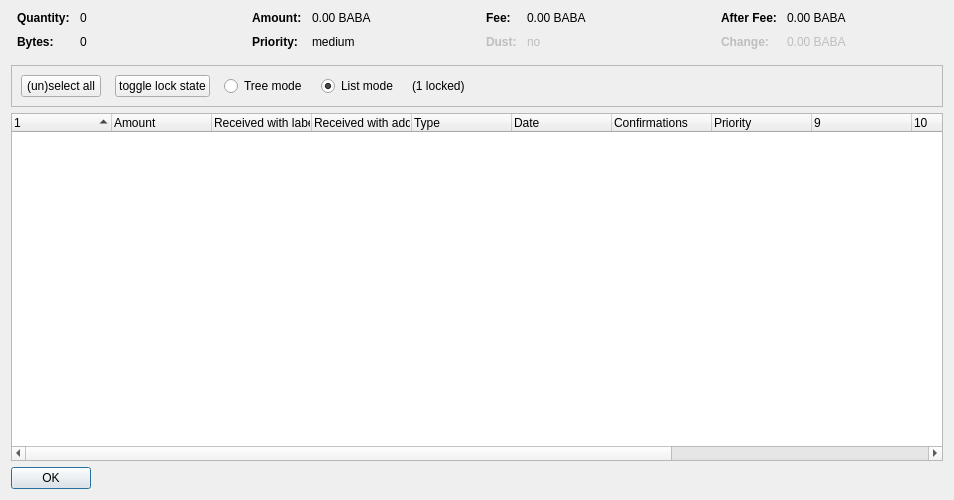
<?xml version="1.0" encoding="UTF-8"?>
<ui version="4.0">
 <class>CoinControlDialog</class>
 <widget class="QDialog" name="CoinControlDialog">
  <property name="geometry">
   <rect>
    <x>0</x>
    <y>0</y>
    <width>954</width>
    <height>500</height>
   </rect>
  </property>
  <property name="windowTitle">
   <string>Coin Selection</string>
  </property>
  <layout class="QVBoxLayout" name="verticalLayout">
   <item>
    <layout class="QHBoxLayout" name="horizontalLayoutTop" stretch="0,0,0,0">
     <property name="topMargin">
      <number>0</number>
     </property>
     <property name="bottomMargin">
      <number>10</number>
     </property>
     <item>
      <layout class="QFormLayout" name="formLayoutCoinControl1">
       <property name="horizontalSpacing">
        <number>10</number>
       </property>
       <property name="verticalSpacing">
        <number>10</number>
       </property>
       <property name="leftMargin">
        <number>6</number>
       </property>
       <property name="rightMargin">
        <number>6</number>
       </property>
       <item row="0" column="0">
        <widget class="QLabel" name="labelCoinControlQuantityText">
         <property name="font">
          <font>
           <weight>75</weight>
           <bold>true</bold>
          </font>
         </property>
         <property name="text">
          <string>Quantity:</string>
         </property>
        </widget>
       </item>
       <item row="0" column="1">
        <widget class="QLabel" name="labelCoinControlQuantity">
         <property name="cursor">
          <cursorShape>IBeamCursor</cursorShape>
         </property>
         <property name="contextMenuPolicy">
          <enum>Qt::ActionsContextMenu</enum>
         </property>
         <property name="text">
          <string notr="true">0</string>
         </property>
         <property name="textInteractionFlags">
          <set>Qt::LinksAccessibleByMouse|Qt::TextSelectableByKeyboard|Qt::TextSelectableByMouse</set>
         </property>
        </widget>
       </item>
       <item row="1" column="0">
        <widget class="QLabel" name="labelCoinControlBytesText">
         <property name="font">
          <font>
           <weight>75</weight>
           <bold>true</bold>
          </font>
         </property>
         <property name="text">
          <string>Bytes:</string>
         </property>
        </widget>
       </item>
       <item row="1" column="1">
        <widget class="QLabel" name="labelCoinControlBytes">
         <property name="cursor">
          <cursorShape>IBeamCursor</cursorShape>
         </property>
         <property name="contextMenuPolicy">
          <enum>Qt::ActionsContextMenu</enum>
         </property>
         <property name="text">
          <string notr="true">0</string>
         </property>
         <property name="textInteractionFlags">
          <set>Qt::LinksAccessibleByMouse|Qt::TextSelectableByKeyboard|Qt::TextSelectableByMouse</set>
         </property>
        </widget>
       </item>
      </layout>
     </item>
     <item>
      <layout class="QFormLayout" name="formLayoutCoinControl2">
       <property name="horizontalSpacing">
        <number>10</number>
       </property>
       <property name="verticalSpacing">
        <number>10</number>
       </property>
       <property name="leftMargin">
        <number>6</number>
       </property>
       <property name="rightMargin">
        <number>6</number>
       </property>
       <item row="0" column="0">
        <widget class="QLabel" name="labelCoinControlAmountText">
         <property name="font">
          <font>
           <weight>75</weight>
           <bold>true</bold>
          </font>
         </property>
         <property name="text">
          <string>Amount:</string>
         </property>
        </widget>
       </item>
       <item row="0" column="1">
        <widget class="QLabel" name="labelCoinControlAmount">
         <property name="cursor">
          <cursorShape>IBeamCursor</cursorShape>
         </property>
         <property name="contextMenuPolicy">
          <enum>Qt::ActionsContextMenu</enum>
         </property>
         <property name="text">
          <string notr="true">0.00 BABA</string>
         </property>
         <property name="textInteractionFlags">
          <set>Qt::LinksAccessibleByMouse|Qt::TextSelectableByKeyboard|Qt::TextSelectableByMouse</set>
         </property>
        </widget>
       </item>
       <item row="1" column="0">
        <widget class="QLabel" name="labelCoinControlPriorityText">
         <property name="font">
          <font>
           <weight>75</weight>
           <bold>true</bold>
          </font>
         </property>
         <property name="text">
          <string>Priority:</string>
         </property>
        </widget>
       </item>
       <item row="1" column="1">
        <widget class="QLabel" name="labelCoinControlPriority">
         <property name="cursor">
          <cursorShape>IBeamCursor</cursorShape>
         </property>
         <property name="contextMenuPolicy">
          <enum>Qt::ActionsContextMenu</enum>
         </property>
         <property name="text">
          <string>medium</string>
         </property>
         <property name="textInteractionFlags">
          <set>Qt::LinksAccessibleByMouse|Qt::TextSelectableByKeyboard|Qt::TextSelectableByMouse</set>
         </property>
        </widget>
       </item>
      </layout>
     </item>
     <item>
      <layout class="QFormLayout" name="formLayoutCoinControl3">
       <property name="horizontalSpacing">
        <number>10</number>
       </property>
       <property name="verticalSpacing">
        <number>10</number>
       </property>
       <property name="leftMargin">
        <number>6</number>
       </property>
       <property name="rightMargin">
        <number>6</number>
       </property>
       <item row="0" column="0">
        <widget class="QLabel" name="labelCoinControlFeeText">
         <property name="font">
          <font>
           <weight>75</weight>
           <bold>true</bold>
          </font>
         </property>
         <property name="text">
          <string>Fee:</string>
         </property>
        </widget>
       </item>
       <item row="0" column="1">
        <widget class="QLabel" name="labelCoinControlFee">
         <property name="cursor">
          <cursorShape>IBeamCursor</cursorShape>
         </property>
         <property name="contextMenuPolicy">
          <enum>Qt::ActionsContextMenu</enum>
         </property>
         <property name="text">
          <string notr="true">0.00 BABA</string>
         </property>
         <property name="textInteractionFlags">
          <set>Qt::LinksAccessibleByMouse|Qt::TextSelectableByKeyboard|Qt::TextSelectableByMouse</set>
         </property>
        </widget>
       </item>
       <item row="1" column="0">
        <widget class="QLabel" name="labelCoinControlLowOutputText">
         <property name="enabled">
          <bool>false</bool>
         </property>
         <property name="font">
          <font>
           <weight>75</weight>
           <bold>true</bold>
          </font>
         </property>
         <property name="text">
          <string>Dust:</string>
         </property>
        </widget>
       </item>
       <item row="1" column="1">
        <widget class="QLabel" name="labelCoinControlLowOutput">
         <property name="enabled">
          <bool>false</bool>
         </property>
         <property name="cursor">
          <cursorShape>IBeamCursor</cursorShape>
         </property>
         <property name="contextMenuPolicy">
          <enum>Qt::ActionsContextMenu</enum>
         </property>
         <property name="text">
          <string>no</string>
         </property>
         <property name="textInteractionFlags">
          <set>Qt::LinksAccessibleByMouse|Qt::TextSelectableByKeyboard|Qt::TextSelectableByMouse</set>
         </property>
        </widget>
       </item>
      </layout>
     </item>
     <item>
      <layout class="QFormLayout" name="formLayoutCoinControl4">
       <property name="horizontalSpacing">
        <number>10</number>
       </property>
       <property name="verticalSpacing">
        <number>10</number>
       </property>
       <property name="leftMargin">
        <number>6</number>
       </property>
       <property name="rightMargin">
        <number>6</number>
       </property>
       <item row="0" column="0">
        <widget class="QLabel" name="labelCoinControlAfterFeeText">
         <property name="font">
          <font>
           <weight>75</weight>
           <bold>true</bold>
          </font>
         </property>
         <property name="text">
          <string>After Fee:</string>
         </property>
        </widget>
       </item>
       <item row="0" column="1">
        <widget class="QLabel" name="labelCoinControlAfterFee">
         <property name="cursor">
          <cursorShape>IBeamCursor</cursorShape>
         </property>
         <property name="contextMenuPolicy">
          <enum>Qt::ActionsContextMenu</enum>
         </property>
         <property name="text">
          <string notr="true">0.00 BABA</string>
         </property>
         <property name="textInteractionFlags">
          <set>Qt::LinksAccessibleByMouse|Qt::TextSelectableByKeyboard|Qt::TextSelectableByMouse</set>
         </property>
        </widget>
       </item>
       <item row="1" column="0">
        <widget class="QLabel" name="labelCoinControlChangeText">
         <property name="enabled">
          <bool>false</bool>
         </property>
         <property name="font">
          <font>
           <weight>75</weight>
           <bold>true</bold>
          </font>
         </property>
         <property name="text">
          <string>Change:</string>
         </property>
        </widget>
       </item>
       <item row="1" column="1">
        <widget class="QLabel" name="labelCoinControlChange">
         <property name="enabled">
          <bool>false</bool>
         </property>
         <property name="cursor">
          <cursorShape>IBeamCursor</cursorShape>
         </property>
         <property name="contextMenuPolicy">
          <enum>Qt::ActionsContextMenu</enum>
         </property>
         <property name="text">
          <string notr="true">0.00 BABA</string>
         </property>
         <property name="textInteractionFlags">
          <set>Qt::LinksAccessibleByMouse|Qt::TextSelectableByKeyboard|Qt::TextSelectableByMouse</set>
         </property>
        </widget>
       </item>
      </layout>
     </item>
    </layout>
   </item>
   <item>
    <widget class="QFrame" name="frame">
     <property name="minimumSize">
      <size>
       <width>0</width>
       <height>40</height>
      </size>
     </property>
     <property name="frameShape">
      <enum>QFrame::StyledPanel</enum>
     </property>
     <property name="frameShadow">
      <enum>QFrame::Sunken</enum>
     </property>
     <layout class="QHBoxLayout" name="horizontalLayout">
      <item>
       <layout class="QHBoxLayout" name="horizontalLayoutPanel" stretch="0,0,0,0,0,0">
        <property name="spacing">
         <number>14</number>
        </property>
        <item>
         <widget class="QPushButton" name="pushButtonSelectAll">
          <property name="sizePolicy">
           <sizepolicy hsizetype="Maximum" vsizetype="Fixed">
            <horstretch>0</horstretch>
            <verstretch>0</verstretch>
           </sizepolicy>
          </property>
          <property name="text">
           <string>(un)select all</string>
          </property>
          <property name="autoDefault">
           <bool>false</bool>
          </property>
         </widget>
        </item>
        <item>
         <widget class="QPushButton" name="pushButtonToggleLock">
          <property name="sizePolicy">
           <sizepolicy hsizetype="Maximum" vsizetype="Fixed">
            <horstretch>0</horstretch>
            <verstretch>0</verstretch>
           </sizepolicy>
          </property>
          <property name="text">
           <string>toggle lock state</string>
          </property>
          <property name="autoDefault">
           <bool>false</bool>
          </property>
         </widget>
        </item>
        <item>
         <widget class="QRadioButton" name="radioTreeMode">
          <property name="sizePolicy">
           <sizepolicy hsizetype="Maximum" vsizetype="Fixed">
            <horstretch>0</horstretch>
            <verstretch>0</verstretch>
           </sizepolicy>
          </property>
          <property name="text">
           <string>Tree mode</string>
          </property>
         </widget>
        </item>
        <item>
         <widget class="QRadioButton" name="radioListMode">
          <property name="sizePolicy">
           <sizepolicy hsizetype="Maximum" vsizetype="Fixed">
            <horstretch>0</horstretch>
            <verstretch>0</verstretch>
           </sizepolicy>
          </property>
          <property name="text">
           <string>List mode</string>
          </property>
          <property name="checked">
           <bool>true</bool>
          </property>
         </widget>
        </item>
        <item>
         <widget class="QLabel" name="labelLocked">
          <property name="text">
           <string>(1 locked)</string>
          </property>
         </widget>
        </item>
        <item>
         <spacer name="horizontalSpacer">
          <property name="orientation">
           <enum>Qt::Horizontal</enum>
          </property>
          <property name="sizeHint" stdset="0">
           <size>
            <width>40</width>
            <height>20</height>
           </size>
          </property>
         </spacer>
        </item>
       </layout>
      </item>
     </layout>
    </widget>
   </item>
   <item>
    <widget class="CoinControlTreeWidget" name="treeWidget">
     <property name="contextMenuPolicy">
      <enum>Qt::CustomContextMenu</enum>
     </property>
     <property name="sortingEnabled">
      <bool>false</bool>
     </property>
     <property name="columnCount">
      <number>13</number>
     </property>
     <attribute name="headerShowSortIndicator" stdset="0">
      <bool>true</bool>
     </attribute>
     <attribute name="headerStretchLastSection">
      <bool>false</bool>
     </attribute>
     <column>
      <property name="text">
       <string/>
      </property>
     </column>
     <column>
      <property name="text">
       <string>Amount</string>
      </property>
     </column>
     <column>
      <property name="text">
       <string>Received with label</string>
      </property>
     </column>
     <column>
      <property name="text">
       <string>Received with address</string>
      </property>
     </column>
     <column>
      <property name="text">
	<string>Type</string>
      </property>
     </column>
     <column>
      <property name="text">	 
       <string>Date</string>
      </property>
     </column>
     <column>
      <property name="text">
       <string>Confirmations</string>
      </property>
      <property name="toolTip">
       <string>Confirmed</string>
      </property>
     </column>
     <column>
      <property name="text">
       <string>Priority</string>
      </property>
     </column>
     <column>
      <property name="text">
       <string/>
      </property>
     </column>
     <column>
      <property name="text">
       <string/>
      </property>
     </column>
     <column>
      <property name="text">
       <string/>
      </property>
     </column>
     <column>
      <property name="text">
       <string/>
      </property>
     </column>
     <column>
      <property name="text">
       <string/>
      </property>
     </column>
    </widget>
   </item>
   <item>
    <widget class="QDialogButtonBox" name="buttonBox">
     <property name="sizePolicy">
      <sizepolicy hsizetype="Maximum" vsizetype="Fixed">
       <horstretch>0</horstretch>
       <verstretch>0</verstretch>
      </sizepolicy>
     </property>
     <property name="orientation">
      <enum>Qt::Horizontal</enum>
     </property>
     <property name="standardButtons">
      <set>QDialogButtonBox::Ok</set>
     </property>
    </widget>
   </item>
  </layout>
 </widget>
 <customwidgets>
  <customwidget>
   <class>CoinControlTreeWidget</class>
   <extends>QTreeWidget</extends>
   <header>coincontroltreewidget.h</header>
  </customwidget>
 </customwidgets>
 <resources/>
 <connections/>
</ui>
